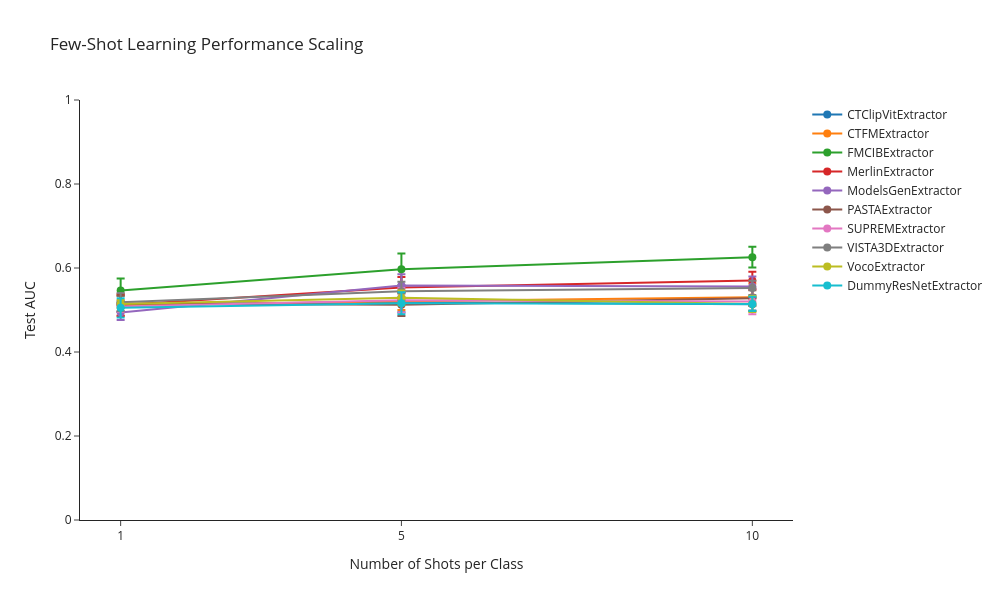

This figure's notebook cell:
### Markdown cell above
## Few-Shot Learning Curves

Visualize how model performance scales with increasing training samples.

### Code cell
# Plot few-shot learning curves

model_names = list(next(iter(few_shot_results.values())).keys())
fig = go.Figure()

for model_name in model_names:
    shot_values = []
    means = []
    cis = []

    for shots in shot_configs:
        shot_values.append(shots)
        result = few_shot_results.get(shots, {}).get(model_name, {})
        if "mean" not in result or "ci95" not in result:
            means.append(float("nan"))
            cis.append(0)
        else:
            means.append(result["mean"])
            ci = result["ci95"][1] - result["mean"]
            cis.append(ci)

    fig.add_trace(go.Scatter(
        x=shot_values,
        y=means,
        error_y=dict(type='data', array=cis),
        mode='lines+markers',
        name=model_name,
        line=dict(width=2),
        marker=dict(size=8)
    ))

fig.update_layout(
    title='Few-Shot Learning Performance Scaling',
    xaxis_title='Number of Shots per Class',
    yaxis_title='Test AUC',
    height=600,
    width=1000,
    template='simple_white',
    hovermode='x unified'
)
fig.update_xaxes(tickvals=shot_configs)
fig.update_yaxes(range=[0, 1.0])

fig.show()

print("Key Insight: Steeper curves = better low-data generalization")
print("Models with 1-shot performance close to 10-shot are most data-efficient")

### Figure 1 — Plotly figure (JSON) as saved in the notebook; plotly's stock layout.template omitted (floating-point values rounded to 4 significant figures)
{"data": [{"error_y": {"array": [0.01903, 0.02409, 0.01502], "type": "data"}, "line": {"width": 2}, "marker": {"size": 8}, "mode": "lines+markers", "name": "CTClipVitExtractor", "type": "scatter", "x": [1, 5, 10], "y": [0.5141, 0.5187, 0.514]}, {"error_y": {"array": [0.02371, 0.02091, 0.033], "type": "data"}, "line": {"width": 2}, "marker": {"size": 8}, "mode": "lines+markers", "name": "CTFMExtractor", "type": "scatter", "x": [1, 5, 10], "y": [0.5108, 0.5208, 0.5303]}, {"error_y": {"array": [0.0283, 0.03791, 0.02465], "type": "data"}, "line": {"width": 2}, "marker": {"size": 8}, "mode": "lines+markers", "name": "FMCIBExtractor", "type": "scatter", "x": [1, 5, 10], "y": [0.5466, 0.5968, 0.6259]}, {"error_y": {"array": [0.02609, 0.02507, 0.02076], "type": "data"}, "line": {"width": 2}, "marker": {"size": 8}, "mode": "lines+markers", "name": "MerlinExtractor", "type": "scatter", "x": [1, 5, 10], "y": [0.5118, 0.5533, 0.57]}, {"error_y": {"array": [0.01821, 0.02681, 0.02413], "type": "data"}, "line": {"width": 2}, "marker": {"size": 8}, "mode": "lines+markers", "name": "ModelsGenExtractor", "type": "scatter", "x": [1, 5, 10], "y": [0.4942, 0.5585, 0.5558]}, {"error_y": {"array": [0.01931, 0.02676, 0.0187], "type": "data"}, "line": {"width": 2}, "marker": {"size": 8}, "mode": "lines+markers", "name": "PASTAExtractor", "type": "scatter", "x": [1, 5, 10], "y": [0.5156, 0.5124, 0.528]}, {"error_y": {"array": [0.0134, 0.02918, 0.03048], "type": "data"}, "line": {"width": 2}, "marker": {"size": 8}, "mode": "lines+markers", "name": "SUPREMExtractor", "type": "scatter", "x": [1, 5, 10], "y": [0.5085, 0.5235, 0.5203]}, {"error_y": {"array": [0.02185, 0.02237, 0.01714], "type": "data"}, "line": {"width": 2}, "marker": {"size": 8}, "mode": "lines+markers", "name": "VISTA3DExtractor", "type": "scatter", "x": [1, 5, 10], "y": [0.5186, 0.5447, 0.5526]}, {"error_y": {"array": [0.009667, 0.0174, 0.01907], "type": "data"}, "line": {"width": 2}, "marker": {"size": 8}, "mode": "lines+markers", "name": "VocoExtractor", "type": "scatter", "x": [1, 5, 10], "y": [0.5144, 0.529, 0.5143]}, {"error_y": {"array": [0.02303, 0.02633, 0.0172], "type": "data"}, "line": {"width": 2}, "marker": {"size": 8}, "mode": "lines+markers", "name": "DummyResNetExtractor", "type": "scatter", "x": [1, 5, 10], "y": [0.5051, 0.5162, 0.5145]}], "layout": {"height": 600, "hovermode": "x unified", "title": {"text": "Few-Shot Learning Performance Scaling"}, "width": 1000, "xaxis": {"tickvals": [1, 5, 10], "title": {"text": "Number of Shots per Class"}}, "yaxis": {"range": [0, 1], "title": {"text": "Test AUC"}}}}
